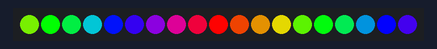
The sketch below on a simulated Arduino Uno, built with avr-gcc and run on an emulated ATmega328P. Shown: 19 RGB LEDs in strip order, left to right. Random numbers use the default seed unless the sketch sets one.

Above: at 0.15 s.
At 2.25 s:
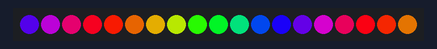
At 4.95 s:
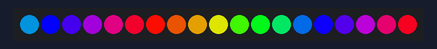
At 10.06 s:
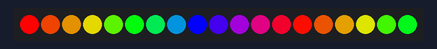
At 15.16 s:
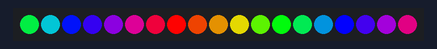
At 20.27 s:
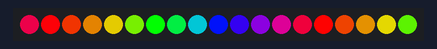

The sketch:

_45mm_test.ino
```cpp
// ArrayOfLedArrays - see https://github.com/FastLED/FastLED/wiki/Multiple-Controller-Examples for more info on
// using multiple controllers.  In this example, we're going to set up four NEOPIXEL strips on three
// different pins, each strip getting its own CRGB array to be played with, only this time they're going
// to be all parts of an array of arrays.

#include "FastLED.h"

#define NUM_STRIPS 1
#define NUM_LEDS_PER_STRIP 19
#define PIN_CLK 6 // shared by the strips
#define PIN_DATA 7
CRGB leds[NUM_LEDS_PER_STRIP];

#define MASTER_BRIGHTNESS 255
#define FRAMES_PER_SECOND 2

// For mirroring strips, all the "special" stuff happens just in setup.  We
// just addLeds multiple times, once for each strip
void setup() {
  FastLED.addLeds<WS2801, PIN_DATA, PIN_CLK, BGR>(leds, NUM_LEDS_PER_STRIP);

  // set master brightness control
  FastLED.setBrightness(MASTER_BRIGHTNESS);

}

void loop() {
  /*
  // This inner loop will go over each led in the current strip, one at a time
  for(int i = 0; i < NUM_LEDS_PER_STRIP; i++) {
    leds[i] = CRGB::Green;
    FastLED.show();
  }
  delay(1000);
  for(int i = 0; i < NUM_LEDS_PER_STRIP; i++) {
    leds[i] = CRGB::Black;
    FastLED.show();
  }
  delay(1000);
  */
  // update the lights
  static byte gHue = random8(0,255);
  // FastLED's built-in rainbow generator
  fill_rainbow( leds, NUM_LEDS_PER_STRIP, gHue++, 360/(NUM_LEDS_PER_STRIP-1));
  FastLED.show();
  delay(5);

}
```

Measured:
- by itself, everything shown: repeats every 19.2 s, in 64 steps
